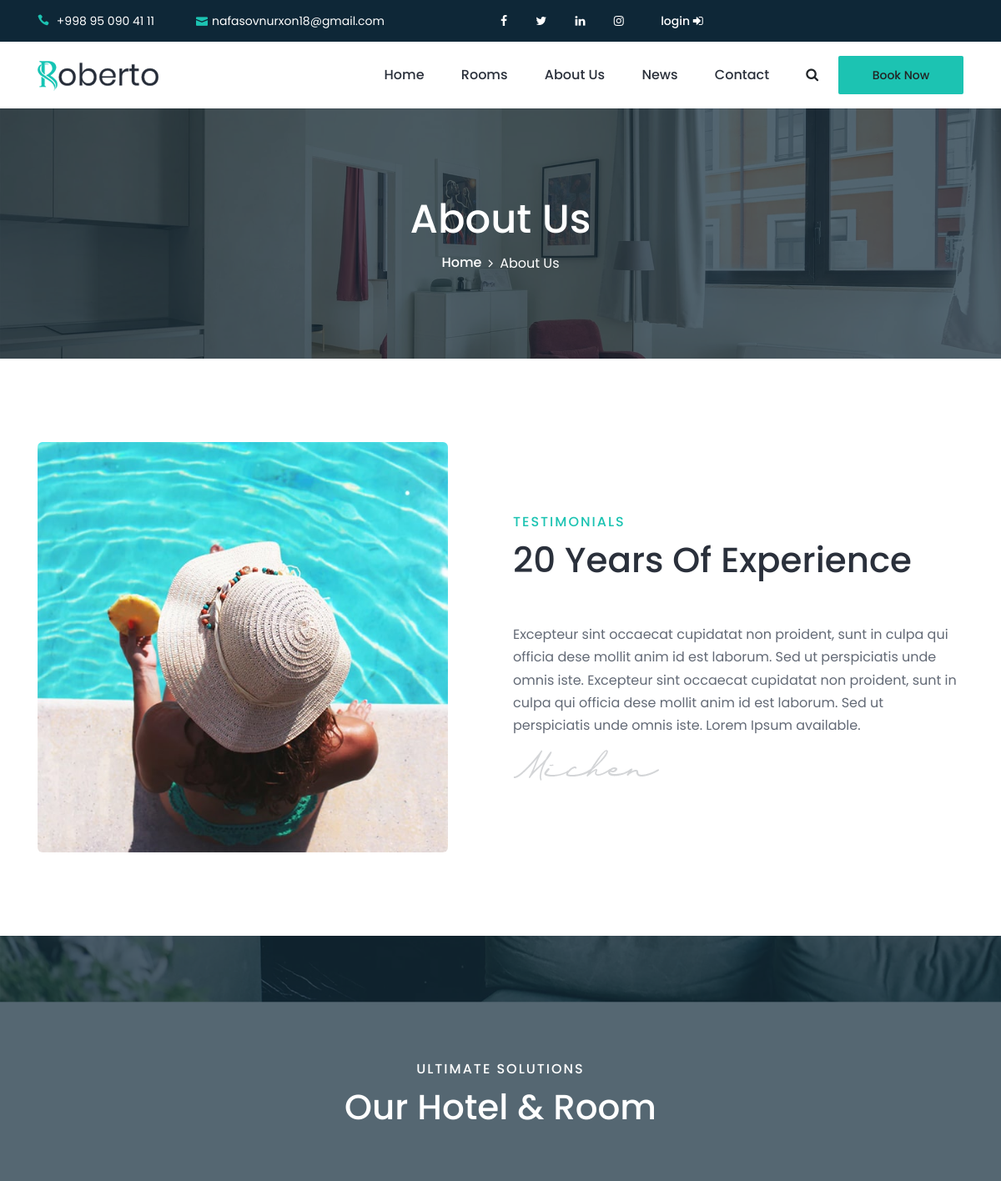
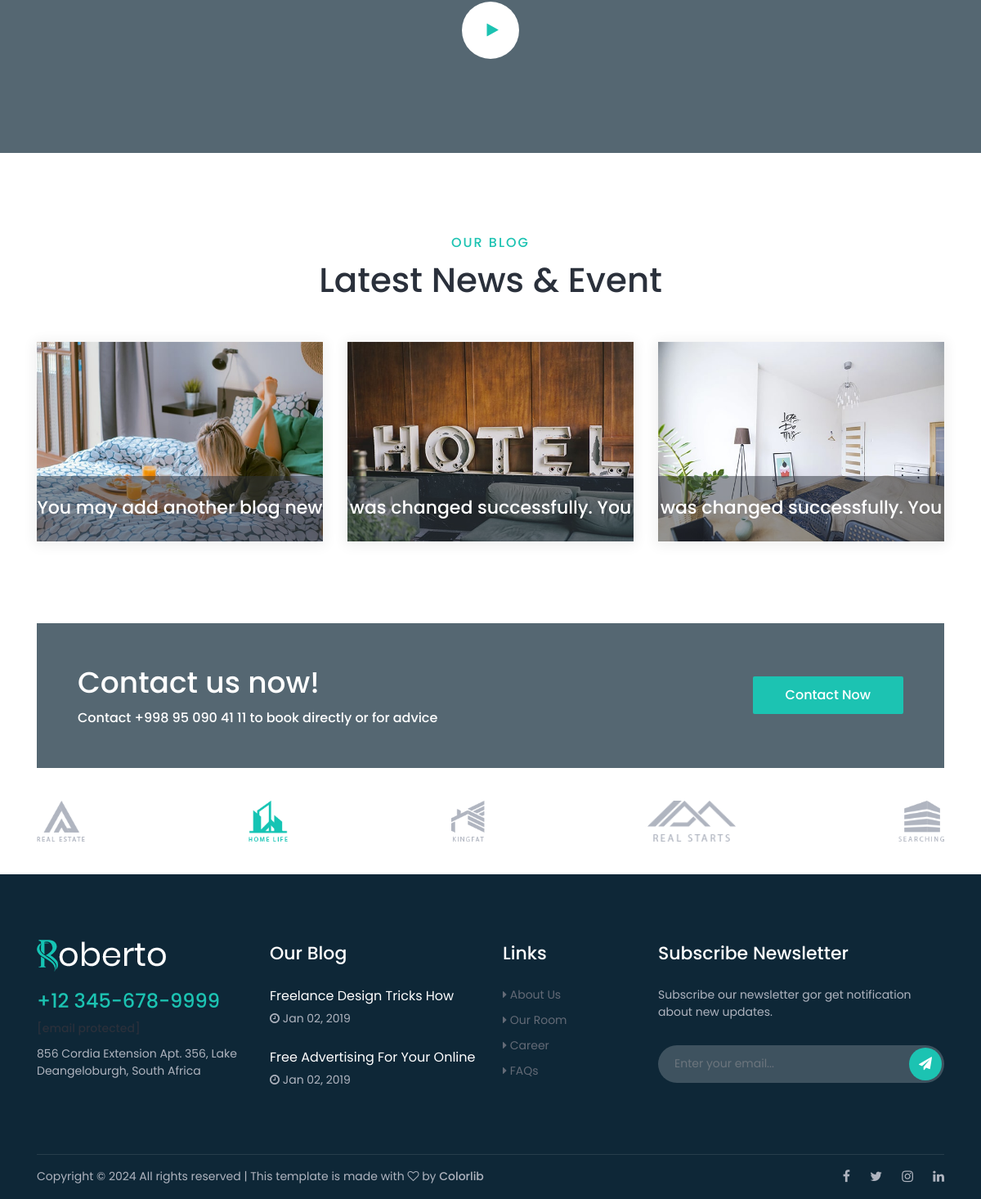
The page /about/ on the database its author committed (2 pictures, top to bottom).
### apps/main/models.py (models this page shows, shortened)
class MeContact(BaseModel):
    phone = models.CharField(max_length=25)
    email = models.EmailField()
    facebook = models.URLField(null=True, blank=True)
    linkedin = models.URLField(null=True, blank=True)
    twitter = models.URLField(null=True, blank=True)
    instagram = models.URLField(null=True, blank=True)
    address = models.CharField(max_length=35, null=True, blank=True)
    open_time = models.TimeField(null=True, blank=True)
    close_time = models.TimeField(null=True, blank=True)

class AboutUs(BaseModel):
    title = models.CharField(max_length=221)
    image = models.ImageField(upload_to='about/')
    content = models.TextField()

class Partners(BaseModel):
    name = models.CharField(max_length=221)
    image = models.ImageField(upload_to='partners/')
    url = models.URLField(null=True, blank=True)

### apps/blog/models.py (models this page shows, shortened)
class BaseModel(models.Model):
    created_date = models.DateTimeField(auto_now_add=True)
    modified_date = models.DateTimeField(auto_now=True)
    class Meta:
        abstract = True

class BlogNEWPost(BaseModel):
    author = models.ForeignKey('auth.User', on_delete=models.SET_NULL, null=True)
    title = models.CharField(max_length=255)
    slug = models.SlugField()
    image = models.ImageField(upload_to='blog/new')
    tags = models.ManyToManyField(Tag)

### apps/main/views.py (the view)
# urls.py: path('about/', AboutView.as_view(), name='about'),
class AboutView(View):
    template_name = 'main/about.html'
    def get(self, request, *args, **kwargs):
        about_us = AboutUs.objects.get()
        blog_new_posts = BlogNEWPost.objects.order_by('-id')[:3]
        context = {
            'about_us': about_us,
            'blog_new_posts': blog_new_posts
        }
        return render(request, self.template_name, context)

### apps/main/templatetags/Me_contact.py (called while the page is built)
@register.simple_tag()
def me_contact():
    return MeContact.objects.get()

@register.simple_tag()
def partners():
    return Partners.objects.all()

### templates/main/about.html
{% extends 'base.html' %}
{% load static %}
{% block content %}
    <div class="breadcrumb-area bg-img bg-overlay jarallax"
         style="background-image: url({% static 'img/bg-img/17.jpg' %});">
        <div class="container h-100">
            <div class="row h-100 align-items-center">
                <div class="col-12">
                    <div class="breadcrumb-content text-center">
                        <h2 class="page-title">About Us</h2>
                        <nav aria-label="breadcrumb">
                            <ol class="breadcrumb justify-content-center">
                                <li class="breadcrumb-item"><a href="{% url 'main:home' %}">Home</a></li>
                                <li class="breadcrumb-item active" aria-current="page">About Us</li>
                            </ol>
                        </nav>
                    </div>
                </div>
            </div>
        </div>
    </div>
    <section class="roberto-about-us-area section-padding-100-0">
        <div class="container">
            <div class="row align-items-center">
                <div class="col-12 col-lg-6">
                    <div class="about-thumbnail pr-lg-5 mb-100 wow fadeInUp" data-wow-delay="100ms">
                        <img src="{{ about_us.image.url }}" alt>
                    </div>
                </div>
                <div class="col-12 col-lg-6">
                    <div class="section-heading wow fadeInUp" data-wow-delay="300ms">
                        <h6>Testimonials</h6>
                        <h2>{{ about_us.title }}</h2>
                    </div>
                    <div class="about-content mb-100 wow fadeInUp" data-wow-delay="500ms">
                        <p>{{ about_us.content }}</p>
                        <img src="{% static 'img/core-img/signature.png' %}" alt>
                    </div>
                </div>
            </div>
        </div>
    </section>
    <div class="roberto--video--area bg-img bg-overlay jarallax section-padding-0-100"
         style="background-image: url({% static 'img/bg-img/20.jpg' %});">
        <div class="container h-100">
            <div class="row h-100 align-items-center justify-content-center">
                <div class="col-12 col-md-6">
                    <div class="section-heading text-center white wow fadeInUp" data-wow-delay="100ms">
                        <h6>Ultimate Solutions</h6>
                        <h2>Our Hotel &amp; Room</h2>
                    </div>
                    <div class="video-content-area mt-100 wow fadeInUp" data-wow-delay="500ms">
                        <a href="https://www.youtube.com/watch?v=Ldd8yjjo6jA" class="video-play-btn"><i
                                class="fa fa-play"></i></a>
                    </div>
                </div>
            </div>
        </div>
    </div>
    <section class="roberto-service-area section-padding-100-0">
        <div class="container">
            <div class="row">
                <div class="col-12">
                    <div class="section-heading text-center wow fadeInUp" data-wow-delay="100ms">
                        <h6>Our blog</h6>
                        <h2>Latest News & Event</h2>
                    </div>
                </div>
            </div>
            <div class="row">
                {% for blog_new_post in blog_new_posts %}
                    <div class="col-12 col-md-6 col-lg-4">
                        <div class="single-service-area mb-100 wow fadeInUp" data-wow-delay="300ms">
                            <a href="{% url 'blog:single-blog' blog_new_post.id %}"><img src="{{ blog_new_post.image.url }}" alt></a>
                            <div class="service-title d-flex align-items-center justify-content-center">
                                <a href="{% url 'blog:single-blog' blog_new_post.id %}"><h5>{{ blog_new_post.title|slice:29 }}</h5></a>
                            </div>
                        </div>
                    </div>
                {% endfor %}
            </div>
        </div>
    </section>
{% endblock %}

### templates/navbar.html (shortened to what this page needs)
{% load static %}
{% load Me_contact %}
{% me_contact as me_contact %}
<header class="header-area">
    <div class="search-form d-flex align-items-center">
        <div class="container">
            <form action="https://preview.colorlib.com/theme/roberto/index.html" method="get">
                <button type="submit"></button>
            </form>
        </div>
    </div>
    <div class="top-header-area">
        <div class="container">
            <div class="row">
                <div class="col-6">
                    <div class="top-header-content">
                        <a href="tel://{{ me_contact.phone }}"><i class="icon_phone"></i>
                            <span>{{ me_contact.phone }}</span></a>
                        <a href="mailto:{{ me_contact.email }}"><i class="icon_mail"></i>{{ me_contact.email }}</a>
                    </div>
                </div>
                <div class="col-3">
                    <div class="top-header-content">
                        <div class="top-social-area ml-auto">
                            <a href="{{ me_contact.facebook }}"><i class="fa fa-facebook" aria-hidden="true"></i></a>
                            <a href="{{ me_contact.twitter }}"><i class="fa fa-twitter" aria-hidden="true"></i></a>
                            <a href="{{ me_contact.linkedin }}"><i class="fa fa-linkedin" aria-hidden="true"></i></a>
                            <a href="{{ me_contact.instagram }}"><i class="fa fa-instagram" aria-hidden="true"></i></a>
                        </div>
                    </div>
                </div>
                <div class="col-3">
                    <div class="top-header-content">
                        <div class="top-social-area ml-auto">
                            {% if request.user.is_authenticated %}
                                <a style="margin-left: 10px">{{ request.user }}</a>
                                <a href="{% url 'contact:change_password' %}"><i class="fa fa-repeat"></i></a>
                                <a href="{% url 'contact:logout' %}"><span> logout </span><i class="fa fa-sign-out"></i></a>
                            {% else %}
                                <a href="{% url 'contact:login' %}"><span>login </span><i class="fa fa-sign-in"></i> </a>
                            {% endif %}
                        </div>
                    </div>
                </div>
            </div>
        </div>
    </div>
    <div class="main-header-area">
        <div class="classy-nav-container breakpoint-off">
            <div class="container">
                <nav class="classy-navbar justify-content-between" id="robertoNav">
                    <a class="nav-brand" href="{% url 'main:home' %}"><img src="{% static 'img/core-img/logo.png' %}"
                                                                           alt></a>
                    <div class="classy-menu">
                        <div class="classynav">
                            <ul id="nav">
                                <li class="active"><a href="{% url 'main:home' %}">Home</a></li>
                                <li><a href="{% url 'rooms:rooms' %}">Rooms</a></li>
                                <li><a href="{% url 'main:about' %}">About Us</a></li>
                                <li><a href="{% url 'blog:blog' %}">News</a></li>
                                <li><a href="{% url 'contact:contact' %}">Contact</a></li>
                            </ul>
                            <div class="search-btn ml-4">
                                <i class="fa fa-search" aria-hidden="true"></i>
                            </div>
                            <div class="mt-2 mb-2 ml-4">
                                <a class="roberto-btn" href="{% url 'rooms:rooms' %}">Book Now</a>
                            </div>
                        </div>
                    </div>
                </nav>
            </div>
        </div>
    </div>
</header>

### templates/partner.html
{% load static %}
{% load Me_contact %}
{% me_contact as me_contact %}
{% partners as partners %}
<section class="roberto-cta-area">
    <div class="container">
        <div class="cta-content bg-img bg-overlay jarallax"
             style="background-image: url({% static 'img/bg-img/1.jpg' %});">
            <div class="row align-items-center">
                <div class="col-12 col-md-7">
                    <div class="cta-text mb-50">
                        <h2>Contact us now!</h2>
                        <h6>Contact {{ me_contact.phone }} to book directly or for advice</h6>
                    </div>
                </div>
                <div class="col-12 col-md-5 text-right">
                    <a href="{% url 'contact:contact' %}" class="btn roberto-btn mb-50">Contact Now</a>
                </div>
            </div>
        </div>
    </div>
</section>
<div class="partner-area">
    <div class="container">
        <div class="row">
            <div class="col-12">
                <div class="partner-logo-content d-flex align-items-center justify-content-between wow fadeInUp"
                     data-wow-delay="300ms">
                    {% for partner in partners %}
                        <a href="{{ partner.url }}" class="partner-logo"><img src="{{ partner.image.url }}" alt></a>
                    {% endfor %}
                </div>
            </div>
        </div>
    </div>
</div>

### static/css/default-assets/classy-nav.css (style rules this page uses)
.classy-nav-container { position: relative; z-index: 1; background-color: #ffffff; }
.classy-nav-container * { box-sizing: border-box; }
.classy-nav-container a { -webkit-transition-duration: 500ms; transition-duration: 500ms; text-decoration: none; outline: none; font-size: 14px; color: #232323; display: inline-block; }
.justify-content-between { -webkit-box-pack: justify; -ms-flex-pack: justify; justify-content: space-between; }
.justify-content-center { -webkit-box-pack: center; -ms-flex-pack: center; justify-content: center; }
.classy-navbar { width: 100%; height: 80px; display: -webkit-box; display: -ms-flexbox; display: flex; -webkit-box-align: center; -ms-flex-align: center; -ms-grid-row-align: center; align-items: center; }
.classy-navbar .nav-brand { font-size: 26px; font-weight: 500; color: #232323; display: inline-block; margin-right: 30px; }
.classynav ul li { display: inline-block; clear: both; position: inherit; z-index: 10; }
.classynav ul li a { padding: 0 15px; display: block; height: 40px; font-size: 14px; line-height: 39px; }
.breakpoint-off .classynav { display: -webkit-box; display: -ms-flexbox; display: flex; -webkit-box-align: center; -ms-flex-align: center; -ms-grid-row-align: center; align-items: center; }

### static/css/style.css (style rules this page uses)
.icon_search, .icon_star, .icon_mail, .icon_phone { font-family: 'ElegantIcons'; speak: none; font-style: normal; font-weight: normal; font-variant: normal; text-transform: none; line-height: 1; -webkit-font-smoothing: antialiased; }
.icon_mail:before { content: "\e076"; }
.icon_phone:before { content: "\e090"; }

### rows shown on the page
MeContact: phone "+998 95 090 41 11", email "nafasovnurxon18@gmail.com"
AboutUs: image (picture), title "20 Years Of Experience", content "Excepteur sint occaecat cupidatat non proident, sunt in culpa qui officia dese mollit anim id est laborum. Sed ut perspiciatis unde omnis iste. Excepteur sint occaecat cupidatat non proident, sunt in culpa qui officia dese mollit anim id est laborum. Sed ut perspiciatis unde omnis iste. Lorem Ipsum available."
BlogNEWPost: image (picture), title "You may add another blog new"
BlogNEWPost: image (picture), title "was changed successfully. You"
BlogNEWPost: image (picture), title "was changed successfully. You"
Partners: image (picture)
Partners: image (picture)
Partners: image (picture)
Partners: image (picture)
Partners: image (picture)
